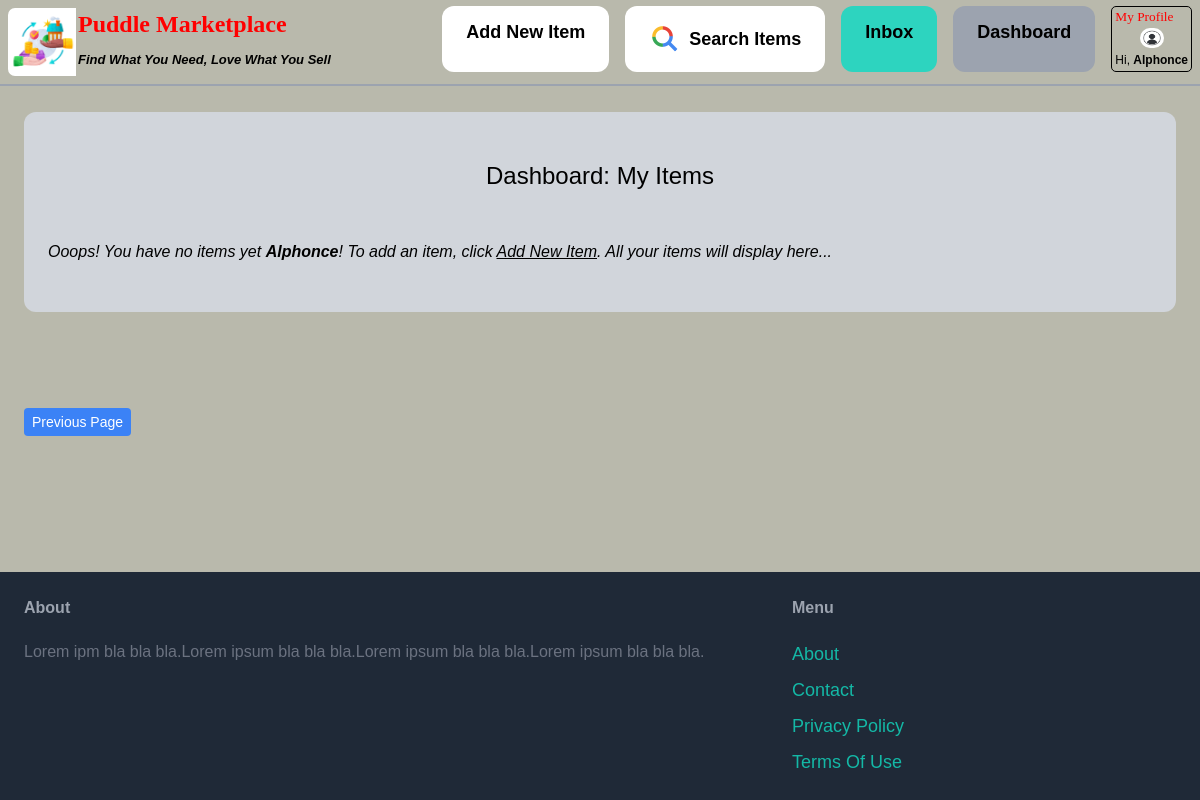
The app's page /dashboard/ (signed in), older data.
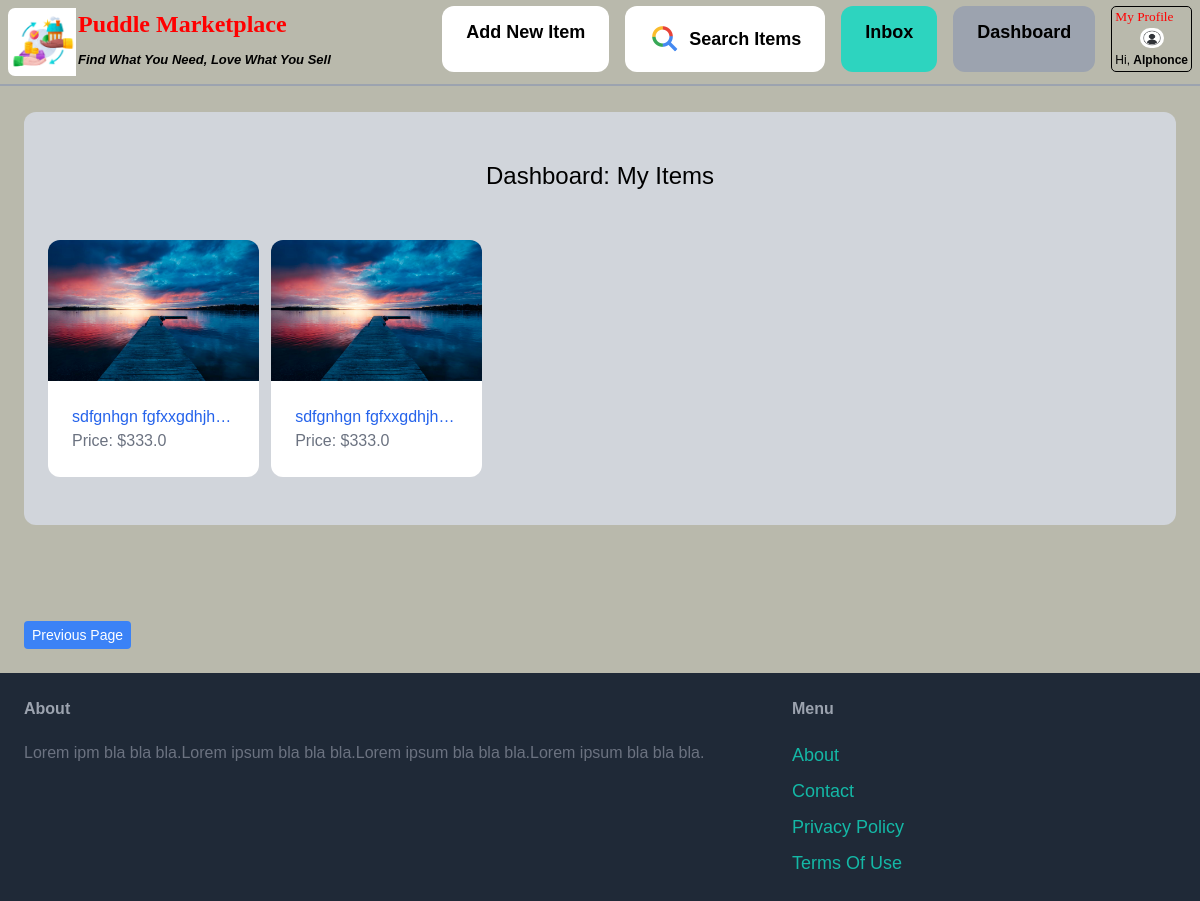
The same page, newer data.
### items/models.py (models this page shows, shortened)
class Item(models.Model):
    cartegory = models.ForeignKey(Cartegory, related_name='items', on_delete=models.CASCADE)
    name = models.CharField(max_length=255)
    description = RichTextField(blank=True, null=True)
    price = models.FloatField()
    image = models.ImageField(upload_to='item_images', blank=True, null=True)
    is_sold = models.BooleanField(default=False)
    created_by = models.ForeignKey(User, related_name='items', on_delete=models.CASCADE)
    created_at = models.DateTimeField(auto_now_add=True)

### dashboard/views.py (the view)
# urls.py: path('', views.index, name='index'),
@login_required
def index(request):
    items = Item.objects.filter(created_by=request.user)
    return render(request, 'dashboard/index.html', {
        'items': items,
    })

### dashboard/templates/dashboard/index.html (shortened to what this page needs)
{% extends 'core/base.html' %}
{% block content %}
    <div class="mt-6 px-6 py-12 bg-gray-300 rounded-xl">
        <h2 class="mb-12 text-2xl text-center">Dashboard: My Items</h2>
        {% if items %}
            <div class="grid grid-cols-2 md:grid-cols-5 gap-3">
                {% for item in items %}
                    <div>
                        <a href="{% url 'items:detail' item.id %}">
                            <div>
                                {% if item.image.name %}
                                <img src="/media/{{ item.image.name }}" class="rounded-t-xl">
                                {% else %}
                                <i style="color: red; display: block; text-align: center;">NB: You either uploaded invalid or no image at all for this item..</i>
                                {% endif %}
                            </div>
                            <div class="p-6 bg-white rounded-b-xl">
                                <h2 class="text-blue-600 text-1xl truncate hover:underline hover:text-red-500">{{ item.name }}</h2>
                                <p class="text-gray-500 truncate">Price: ${{ item.price }}</p>
                            </div>
                        </a>
                    </div>
                {% endfor %}
            </div>
        {% else %}
            <em>Ooops! You have no items yet <b>{{ user.username }}</b>! To add an item, click <a href="{% url 'items:new' %}"><u>Add New Item</u></a>. All your items will display here...</em>
        {% endif %}
    </div>
{% endblock %}

### core/templates/core/base.html (shortened to what this page needs)
<!DOCTYPE html>
<html>
<head>
    <script src="https://cdn.tailwindcss.com"></script>
</head>
<body>
    <nav class="py-2 px-2 flex justify-between items-center fixed top-0 left-0 right-0 z-10 bg-grey border-b-2 border-gray-400">
        <a href="/" class="text-base md:text-xl lg:text-2xl font-semibold" style="background-image: url('media/icon/logo.png');
        background-size: contain; background-repeat: no-repeat; padding-left: 70px; border-radius:7px;">
            <span style="color: red; font-family: 'Lucida Handwriting', cursive;">Puddle Marketplace</span>
            <br>
            <span style="font-size: 13px; color: black;"><i>Find What You Need, Love What You Sell</i></span>
        </a>
    <div class="hidden lg:flex space-x-4" style="margin-top: -6px;" id="mainMenu">
        <a href="{% url 'items:new' %}" class="px-6 py-3 text-lg font-semibold bg-white text-black hover:text-gray-100 rounded-xl hover:bg-gray-700 transition-all duration-1000">Add New Item</a>
        <a href="{% url 'items:items' %}" class="px-6 py-3 text-lg font-semibold bg-white text-black hover:text-gray-100 rounded-xl hover:bg-gray-700 transition-all duration-1000 flex items-center">
            <img src="{{ MEDIA_URL }}media/icon/SearchIcon.png" alt="Search Icon" class="w-8 h-8 rounded-full mr-2">
            <span>Search Items</span>
        </a>
        {% if request.user.is_authenticated %}
            <a href="{% url 'conversation:inbox' %}" class="px-6 py-3 text-lg font-semibold bg-teal-400 text-black rounded-xl hover:text-yellow-500 hover:bg-teal-700 transition-all duration-1000">Inbox</a>
            <a href="{% url 'dashboard:index' %}" class="px-6 py-3 text-lg font-semibold bg-gray-400 text-black rounded-xl hover:text-yellow-500 hover:bg-gray-700 transition-all duration-1000">Dashboard</a>
            <div class="dropdown">
                <table style="border: 1px solid #000; border-radius: 5px; font-size: smaller; color: red; line-height: 1; border-collapse: separate;">
                    <tr>
                        <td style="font-family: 'Lucida Handwriting', cursive;" colspan="2">My Profile</td>
                    </tr>
                    <tr>
                        <td class="flex justify-center items-center">
                            <img src="{{ MEDIA_URL }} media/icon/image_icon.jpg" alt="User Icon" class="w-6 h-5 rounded-full">
                        </td>
                    </tr>
                    <tr>
                        <td><span class="text-black truncate text-xs">Hi, <b>{{ user.username }}</b></span></td>
                    </tr>
                </table>
            </div>
        {% endif %}
    </div>
</nav>
<main class="px-6 py-6">
    {% block content %}
    {% endblock %}
<br>
<br>
<br>
<br>
{% if not request.path == "/" and not request.path == "/index.html" %}
    <button onclick="history.back()" class="text-sm py-1 px-2 bg-blue-500 text-white rounded">Previous Page</button>
{% endif %}
</main>
<footer class="py-6 px-6 flex justify-between bg-gray-800">
    <div class="w-2/3 pr-10">
        <h3 class="mb-5 font-semibold text-gray-400">About</h3>
        <p class="ext-lg text-gray-500">Lorem ipm bla bla bla.Lorem ipsum bla bla bla.Lorem ipsum bla bla bla.Lorem ipsum bla bla bla.</p>
    </div>
    <div class="w-1/3">
        <h3 class="mb-5 font-semibold text-gray-400">Menu</h3>
        <ul class="space-y-2">
            <li><a href="#" class="text-lg text-teal-500 hover:text-teal-700">About</a></li>
            <li><a href="{% url 'core:contact' %}" class="text-lg text-teal-500 hover:text-teal-700">Contact</a></li>
            <li><a href="#" class="text-lg text-teal-500 hover:text-teal-700">Privacy Policy</a></li>
            <li><a href="#" class="text-lg text-teal-500 hover:text-teal-700">Terms Of Use</a></li>
        </ul>
    </div>
</footer>
</body>
</html>

Row changes from the older to the newer data that the page shows:
added Item: image.name (picture), name "sdfgnhgn fgfxxgdhjh…", price "333.0"
added Item: image.name (picture), name "sdfgnhgn fgfxxgdhjh…", price "333.0"
Text that changed along with them:
{{ user.username }}: "Alphonce" → (not shown)
text no longer shown: "Ooops! You have no items yet ! To add an item, click Add New Item . All your items will display here..."
